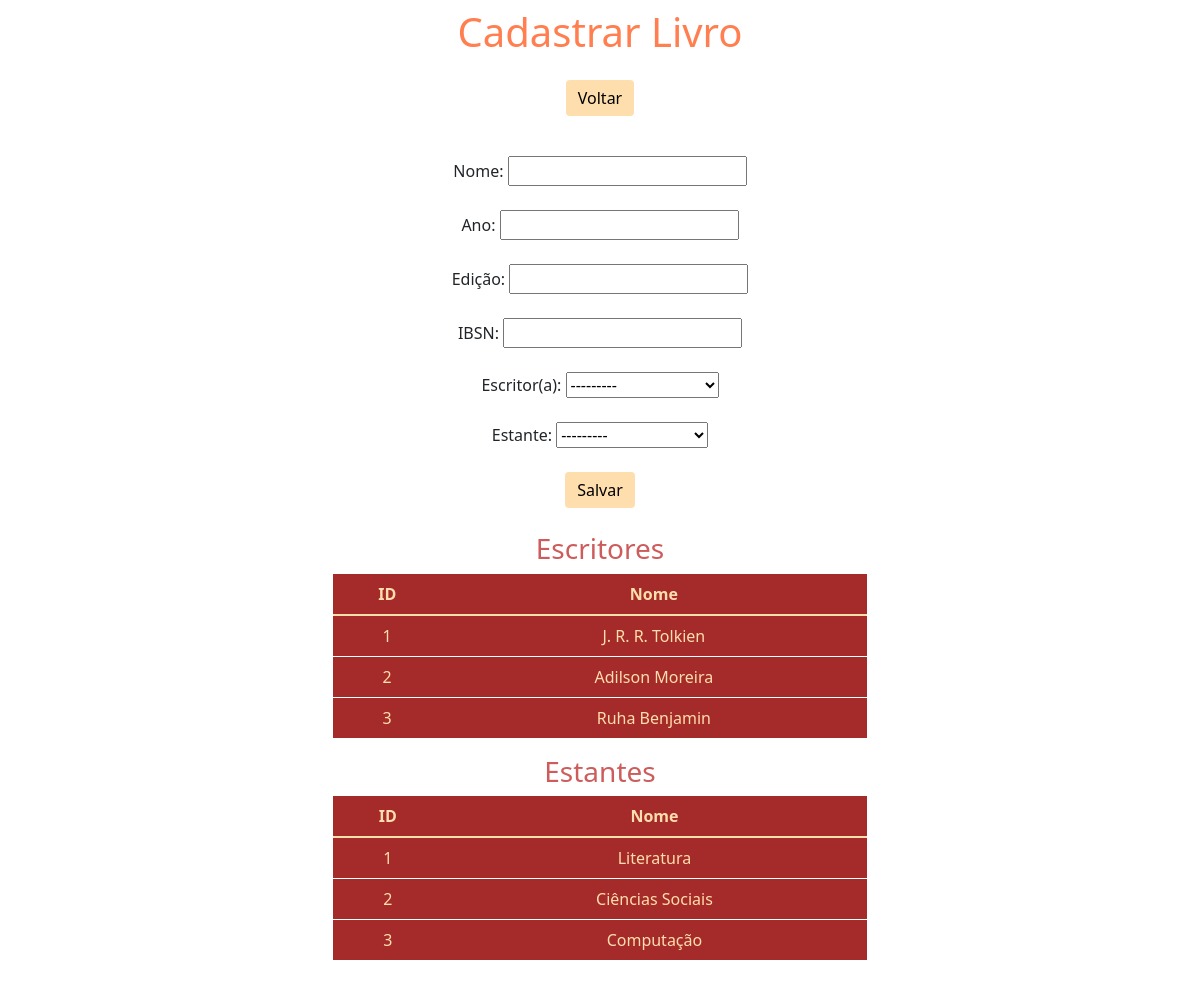
Screenshot of /form/ with the database file from the repository.
### app/models.py (models this page shows)
class Escritor(models.Model):
    nome = models.CharField(max_length=50)
    area_atuacao = models.CharField(max_length=50)

class Estante(models.Model):
    categoria = models.CharField(max_length=50)

### app/views.py (the view)
# urls.py: path('form/', form, name='form'),
def form(request):
    data = {}
    data['form'] = LivroForm
    data['escritor'] = Escritor.objects.all()
    data['estante'] = Estante.objects.all()
    return render(request, 'form.html', data)

### app/templates/form.html (shortened to what this page needs)
<!DOCTYPE html>
<html lang="pt-br">
    <head>
        <link rel="stylesheet" href="https://cdn.jsdelivr.net/npm/bootstrap@5.1.3/dist/css/bootstrap.min.css" rel="stylesheet">
    </head>
    <body>
        <div class="col-8 m-auto pt-2 pb-2 text-center">
            <h1 style="color: coral;">
                {%if db %}Editar Livro{%else%}Cadastrar Livro {%endif%}
            </h1>
        </div>
        <div class="col-8 m-auto pt-2 pb-2 text-center">
            <a href="/" class="btn btn-info" style="background-color: navajowhite; border: white;" >
                Voltar
            </a>
        </div>
        <div class="col-8 m-auto pt-2 pb-2 text-center">
            <form name="form" id="form" action="{%if db %}/update/{{db.id}}/{%else%}/create/{%endif%}" method="post">
                <div class="form-group mt-4">Nome: {{form.nome}}</div>
                <div class="form-group mt-4">Ano: {{form.ano}}</div>
                <div class="form-group mt-4">Edição: {{form.edicao}}</div>
                <div class="form-group mt-4">IBSN: {{form.ibsn}}</div>
                <div class="form-group mt-4">Escritor(a): {{form.escritor}} </div>
                <div class="form-group mt-4">Estante: {{form.estante}} </div>
                <div class="form-group mt-4"><input type="submit" class="btn btn-success" style="background-color: navajowhite;color: black ;border: white;" value="Salvar"></div>
                <div class="col-8 m-auto pt-4 pb-2 text-center">
                    <table class="table" class="table" style="background-color: brown; color: navajowhite; border: white;">
                        <h3 style="color: indianred;" >Escritores</h3>
                        <thead>
                          <tr>
                            <th scope="col">ID</th>
                            <th scope="col">Nome</th>
                          </tr>
                        </thead>
                        <tbody>
                            {% for escritores in escritor %}
                            <tr>
                                <td>{{escritores.id}}</td>
                                <td>{{escritores.nome}}</td>
                              </tr>
                            {%endfor%}
                    </table>
                    <table class="table" class="table" style="background-color: brown; color: navajowhite; border: white;">
                        <h3 style="color: indianred;" >Estantes</h3>
                        <thead>
                          <tr>
                            <th scope="col">ID</th>
                            <th scope="col">Nome</th>
                          </tr>
                        </thead>
                        <tbody>
                            {% for estantes in estante %}
                            <tr>
                                <td>{{estantes.id}}</td>
                                <td>{{estantes.categoria}}</td>
                              </tr>
                            {%endfor%}
                    </table>
                </div>
            </form>
        </div>
    </body>
</html>

### rows the page displays
Escritor: id "1", nome "J. R. R. Tolkien"
Escritor: id "2", nome "Adilson Moreira"
Escritor: id "3", nome "Ruha Benjamin"
Estante: id "1", categoria "Literatura"
Estante: id "2", categoria "Ciências Sociais"
Estante: id "3", categoria "Computação"
